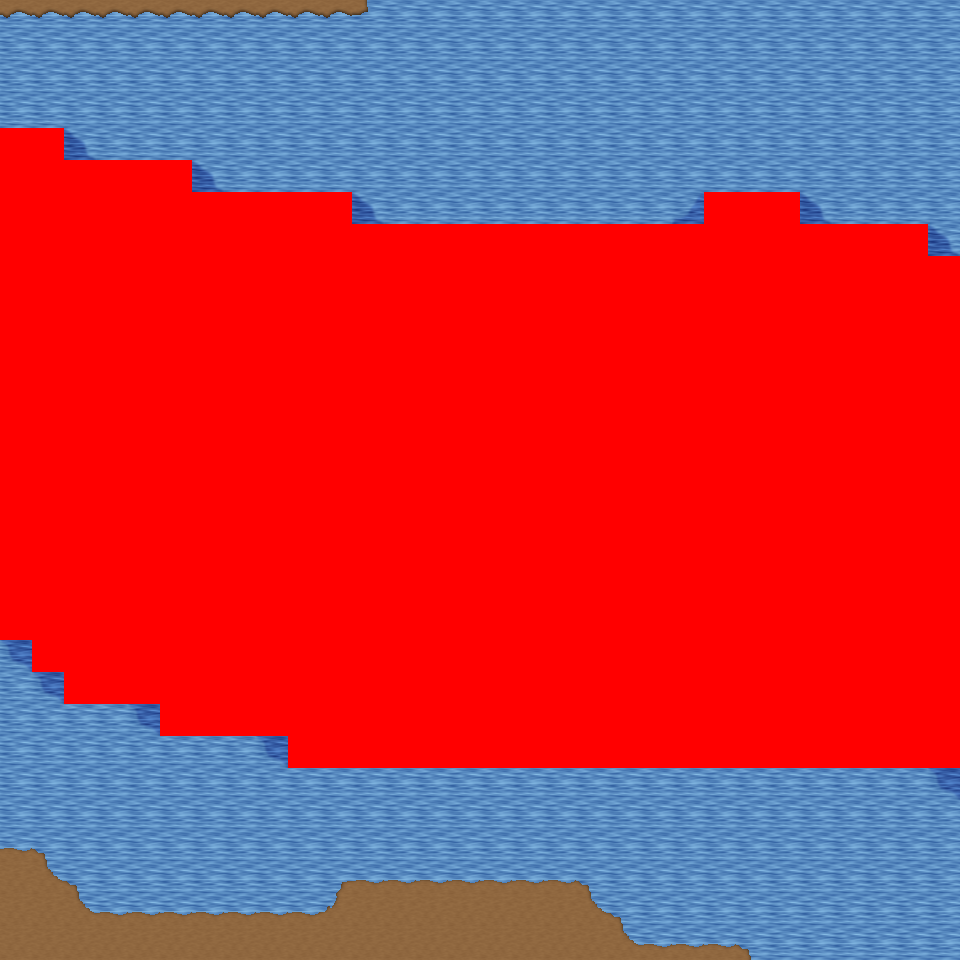

Below is a game level as drawn by its tile map, then a one-line description and the .tmx that defines it (tile-layer data replaced by summaries):
An orthogonal 30x30 tile map with 32x32 px tiles, 6 tile layers (Ground, Object, Object2, Above, ...), 29 tilesets and 6 objects (6x mapExit).

<map version="1.0" orientation="orthogonal" renderorder="right-down" width="30" height="30" tilewidth="32" tileheight="32" nextobjectid="7">
  <tileset firstgid="1" name="tileset_logic_collision" tilewidth="32" tileheight="32" tilecount="1" columns="1">
    <image source="../drawable/tileset_logic_collision.png" width="32" height="32" />
  </tileset>
  <tileset firstgid="2" name="tileset_ground_ground" tilewidth="32" tileheight="32" tilecount="33" columns="3">
    <image source="../drawable/tileset_ground_ground.png" width="96" height="352" />
  </tileset>
  <tileset firstgid="35" name="tileset_building_castle" tilewidth="32" tileheight="32" tilecount="320" columns="20">
    <image source="../drawable/tileset_building_castle.png" width="640" height="512" />
  </tileset>
  <tileset firstgid="355" name="tileset_ground_grass_corners" tilewidth="32" tileheight="32" tilecount="24" columns="6">
    <image source="../drawable/tileset_ground_grass_corners.png" width="192" height="128" />
  </tileset>
  <tileset firstgid="379" name="tileset_ground_grass_edges" tilewidth="32" tileheight="32" tilecount="36" columns="12">
    <image source="../drawable/tileset_ground_grass_edges.png" width="384" height="96" />
  </tileset>
  <tileset firstgid="415" name="tileset_ground_water_pool" tilewidth="32" tileheight="32" tilecount="72" columns="3">
    <image source="../drawable/tileset_ground_water_pool.png" width="96" height="768" />
  </tileset>
  <tileset firstgid="487" name="tileset_ground_earth_edges" tilewidth="32" tileheight="32" tilecount="18" columns="6">
    <image source="../drawable/tileset_ground_earth_edges.png" width="192" height="96" />
  </tileset>
  <tileset firstgid="505" name="tileset_item_weapon_cannon" tilewidth="32" tileheight="32" tilecount="12" columns="3">
    <image source="../drawable/tileset_item_weapon_cannon.png" width="96" height="128" />
  </tileset>
  <tileset firstgid="517" name="tileset_item_pot_barrels_1" tilewidth="32" tileheight="32" tilecount="8" columns="4">
    <image source="../drawable/tileset_item_pot_barrels_1.png" width="128" height="64" />
  </tileset>
  <tileset firstgid="525" name="tileset_ground_cobbled_paving" tilewidth="32" tileheight="32" tilecount="1" columns="1">
    <image source="../drawable/tileset_ground_cobbled_paving.png" width="32" height="32" />
  </tileset>
  <tileset firstgid="526" name="tileset_ground_ridge_earth_pale" tilewidth="32" tileheight="32" tilecount="96" columns="12">
    <image source="../drawable/tileset_ground_ridge_earth_pale.png" width="384" height="256" />
  </tileset>
  <tileset firstgid="622" name="tileset_plant_bushes_and_trees" tilewidth="32" tileheight="32" tilecount="144" columns="16">
    <image source="../drawable/tileset_plant_bushes_and_trees.png" width="512" height="289" />
  </tileset>
  <tileset firstgid="766" name="tileset_plant_bush_leafy_2" tilewidth="32" tileheight="32" tilecount="12" columns="6">
    <image source="../drawable/tileset_plant_bush_leafy_2.png" width="192" height="64" />
  </tileset>
  <tileset firstgid="778" name="tileset_plant_bush_flowering" tilewidth="32" tileheight="32" tilecount="72" columns="8">
    <image source="../drawable/tileset_plant_bush_flowering.png" width="256" height="288" />
  </tileset>
  <tileset firstgid="850" name="tileset_plant_stump_small_stump" tilewidth="32" tileheight="32" tilecount="4" columns="2">
    <image source="../drawable/tileset_plant_stump_small_stump.png" width="64" height="64" />
  </tileset>
  <tileset firstgid="854" name="tileset_plant_tree_fall_trees" tilewidth="32" tileheight="32" tilecount="40" columns="8">
    <image source="../drawable/tileset_plant_tree_fall_trees.png" width="256" height="160" />
  </tileset>
  <tileset firstgid="894" name="tileset_logic_creature_animal" tilewidth="32" tileheight="32" tilecount="32" columns="8">
    <image source="../drawable/tileset_logic_creature_animal.png" width="256" height="128" />
  </tileset>
  <tileset firstgid="926" name="tileset_logic_creature_rodent" tilewidth="32" tileheight="32" tilecount="8" columns="8">
    <image source="../drawable/tileset_logic_creature_rodent.png" width="256" height="32" />
  </tileset>
  <tileset firstgid="934" name="tileset_plant_vine" tilewidth="32" tileheight="32" tilecount="3" columns="1">
    <image source="../drawable/tileset_plant_vine.png" width="32" height="96" />
  </tileset>
  <tileset firstgid="937" name="tileset_building_cottage" tilewidth="32" tileheight="32" tilecount="256" columns="16">
    <image source="../drawable/tileset_building_cottage.png" width="512" height="512" />
  </tileset>
  <tileset firstgid="1193" name="tileset_building_roof_thatched_roof" tilewidth="32" tileheight="32" tilecount="256" columns="16">
    <image source="../drawable/tileset_building_roof_thatched_roof.png" width="512" height="512" />
  </tileset>
  <tileset firstgid="1449" name="tileset_building_window_windows" tilewidth="32" tileheight="32" tilecount="256" columns="16">
    <image source="../drawable/tileset_building_window_windows.png" width="512" height="512" />
  </tileset>
  <tileset firstgid="1705" name="tileset_building_door_doors" tilewidth="32" tileheight="32" tilecount="256" columns="16">
    <image source="../drawable/tileset_building_door_doors.png" width="512" height="512" />
  </tileset>
  <tileset firstgid="1961" name="tileset_building_fence_fence_wooden" tilewidth="32" tileheight="32" tilecount="12" columns="3">
    <image source="../drawable/tileset_building_fence_fence_wooden.png" width="96" height="128" />
  </tileset>
  <tileset firstgid="1973" name="tileset_ground_ground_3" tilewidth="32" tileheight="32" tilecount="5" columns="5">
    <image source="../drawable/tileset_ground_ground_3.png" width="160" height="32" />
  </tileset>
  <tileset firstgid="1978" name="tileset_plant_tree_tree_darkgreen" tilewidth="32" tileheight="32" tilecount="88" columns="8">
    <image source="../drawable/tileset_plant_tree_tree_darkgreen.png" width="256" height="352" />
  </tileset>
  <tileset firstgid="2066" name="tileset_logic_portal" tilewidth="32" tileheight="32" tilecount="24" columns="8">
    <image source="../drawable/tileset_logic_portal.png" width="256" height="96" />
  </tileset>
  <tileset firstgid="2090" name="tileset_building_decoration_magician_banner" tilewidth="32" tileheight="32" tilecount="3" columns="3">
    <image source="../drawable/tileset_building_decoration_magician_banner.png" width="96" height="32" />
  </tileset>
  <tileset firstgid="2093" name="tileset_ground_ladder_vertical_dark" tilewidth="32" tileheight="32" tilecount="3" columns="3">
    <image source="../drawable/tileset_ground_ladder_vertical_dark.png" width="96" height="32" />
  </tileset>
  <layer name="Ground" width="30" height="30">
    <data>[900 cells, 900 non-empty, 8 distinct tile ids]</data>
  </layer>
  <layer name="Object" width="30" height="30">
    <data>[900 cells, 41 non-empty, 7 distinct tile ids]</data>
  </layer>
  <layer name="Object2" width="30" height="30">
    <data>[900 cells, 0 non-empty, 0 distinct tile ids]</data>
  </layer>
  <layer name="Above" width="30" height="30">
    <data>[900 cells, 0 non-empty, 0 distinct tile ids]</data>
  </layer>
  <layer name="Above2" width="30" height="30">
    <data>[900 cells, 0 non-empty, 0 distinct tile ids]</data>
  </layer>
  <layer name="Walkable" width="30" height="30">
    <data>[900 cells, 514 non-empty, 1 distinct tile ids]</data>
  </layer>
  <objectgroup name="MapEvents">
    <object id="1" name="north" type="mapExit" x="0" y="0" width="960" height="32">
      <properties>
        <property name="map" value="level_0_x35_y77" />
        <property name="x" value="0" />
        <property name="y" value="28" />
      </properties>
    </object>
    </objectgroup>
</map>
<!-- 5 of 6 objects omitted -->
